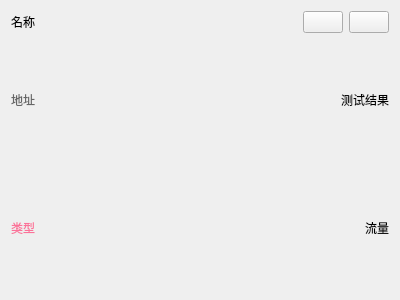
<?xml version="1.0" encoding="UTF-8"?>
<ui version="4.0">
    <class>ProxyItem</class>
    <widget class="QWidget" name="ProxyItem">
        <property name="geometry">
            <rect>
                <x>0</x>
                <y>0</y>
                <width>400</width>
                <height>300</height>
            </rect>
        </property>
        <property name="sizePolicy">
            <sizepolicy hsizetype="Minimum" vsizetype="Minimum">
                <horstretch>0</horstretch>
                <verstretch>0</verstretch>
            </sizepolicy>
        </property>
        <property name="windowTitle">
            <string notr="true"/>
        </property>
        <layout class="QVBoxLayout" name="verticalLayout_2">
            <item>
                <layout class="QHBoxLayout" name="horizontalLayout_3">
                    <item>
                        <widget class="QLabel" name="name">
                            <property name="sizePolicy">
                                <sizepolicy hsizetype="Minimum" vsizetype="Preferred">
                                    <horstretch>0</horstretch>
                                    <verstretch>0</verstretch>
                                </sizepolicy>
                            </property>
                            <property name="text">
                                <string notr="true">名称</string>
                            </property>
                        </widget>
                    </item>
                    <item>
                        <widget class="QPushButton" name="change">
                            <property name="sizePolicy">
                                <sizepolicy hsizetype="Maximum" vsizetype="Fixed">
                                    <horstretch>0</horstretch>
                                    <verstretch>0</verstretch>
                                </sizepolicy>
                            </property>
                            <property name="icon">
                                <iconset resource="../../res/neko.qrc">
                                    <normaloff>:/icon/material/swap-horizontal.svg</normaloff>
                                    :/icon/material/swap-horizontal.svg
                                </iconset>
                            </property>
                        </widget>
                    </item>
                    <item>
                        <widget class="QPushButton" name="remove">
                            <property name="sizePolicy">
                                <sizepolicy hsizetype="Maximum" vsizetype="Fixed">
                                    <horstretch>0</horstretch>
                                    <verstretch>0</verstretch>
                                </sizepolicy>
                            </property>
                            <property name="icon">
                                <iconset resource="../../res/neko.qrc">
                                    <normaloff>:/icon/material/delete.svg</normaloff>:/icon/material/delete.svg
                                </iconset>
                            </property>
                        </widget>
                    </item>
                </layout>
            </item>
            <item>
                <layout class="QHBoxLayout" name="horizontalLayout">
                    <item>
                        <widget class="QLabel" name="address">
                            <property name="sizePolicy">
                                <sizepolicy hsizetype="Maximum" vsizetype="Preferred">
                                    <horstretch>0</horstretch>
                                    <verstretch>0</verstretch>
                                </sizepolicy>
                            </property>
                            <property name="styleSheet">
                                <string notr="true">color: rgb(102, 102, 102);</string>
                            </property>
                            <property name="text">
                                <string notr="true">地址</string>
                            </property>
                        </widget>
                    </item>
                    <item>
                        <widget class="QLabel" name="test_result">
                            <property name="sizePolicy">
                                <sizepolicy hsizetype="Minimum" vsizetype="Preferred">
                                    <horstretch>0</horstretch>
                                    <verstretch>0</verstretch>
                                </sizepolicy>
                            </property>
                            <property name="text">
                                <string notr="true">测试结果</string>
                            </property>
                            <property name="alignment">
                                <set>Qt::AlignRight|Qt::AlignTrailing|Qt::AlignVCenter</set>
                            </property>
                        </widget>
                    </item>
                </layout>
            </item>
            <item>
                <layout class="QHBoxLayout" name="horizontalLayout_2">
                    <item>
                        <widget class="QLabel" name="type">
                            <property name="sizePolicy">
                                <sizepolicy hsizetype="Maximum" vsizetype="Preferred">
                                    <horstretch>0</horstretch>
                                    <verstretch>0</verstretch>
                                </sizepolicy>
                            </property>
                            <property name="styleSheet">
                                <string notr="true">color: rgb(251, 114, 153);</string>
                            </property>
                            <property name="text">
                                <string notr="true">类型</string>
                            </property>
                        </widget>
                    </item>
                    <item>
                        <widget class="QLabel" name="traffic">
                            <property name="sizePolicy">
                                <sizepolicy hsizetype="Minimum" vsizetype="Preferred">
                                    <horstretch>0</horstretch>
                                    <verstretch>0</verstretch>
                                </sizepolicy>
                            </property>
                            <property name="text">
                                <string notr="true">流量</string>
                            </property>
                            <property name="alignment">
                                <set>Qt::AlignRight|Qt::AlignTrailing|Qt::AlignVCenter</set>
                            </property>
                        </widget>
                    </item>
                </layout>
            </item>
        </layout>
    </widget>
    <resources>
        <include location="../../res/neko.qrc"/>
    </resources>
    <connections/>
</ui>
